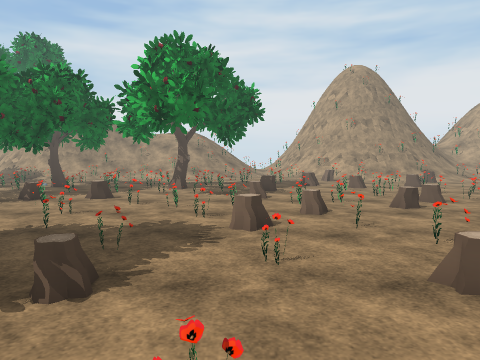
View 1 (above)

24 first-person views from a walk through a 3-D level made in the Unity game engine. The camera is 1.5 m above the floor, tilts 4° down and sees 70° across. The floor is counted in squares, 1 m on a side. Each view is taken from the middle of a square. On the plan, view 1 faces up. The plan holds only what a view shows up to about 16 squares ahead; the rest is blank. The place goes on beyond the plan. The player is left out. Some animated figures are not drawn. Some surface patterns are stand-ins.

View 2
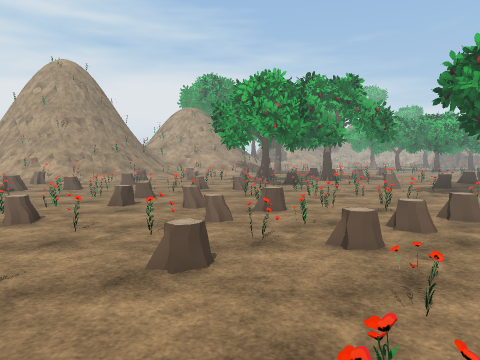

View 3
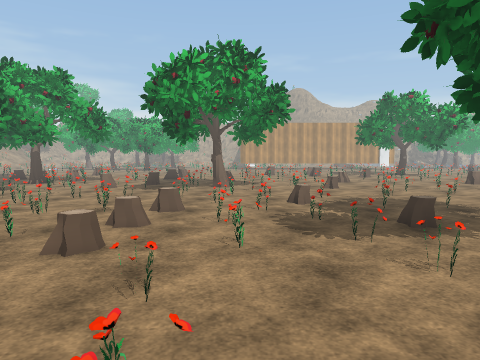

View 4
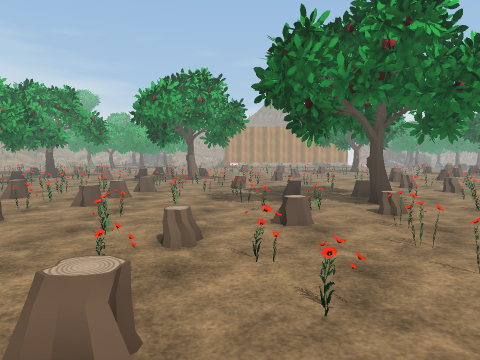

View 5
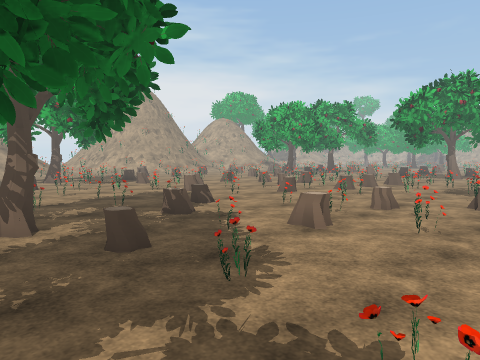

View 6
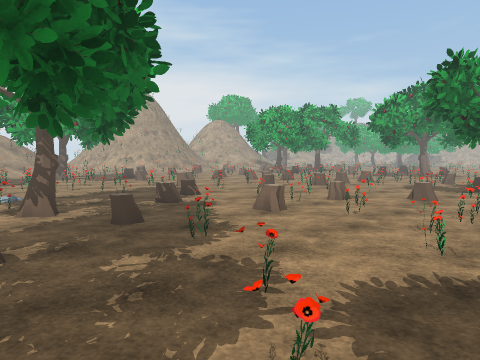

View 7
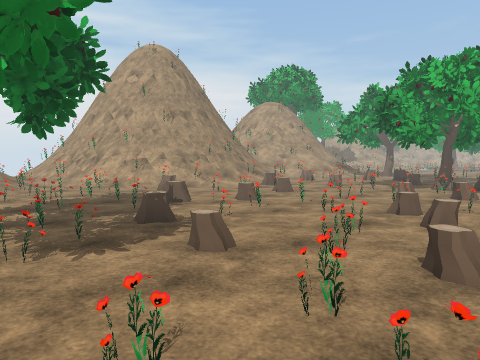

View 8
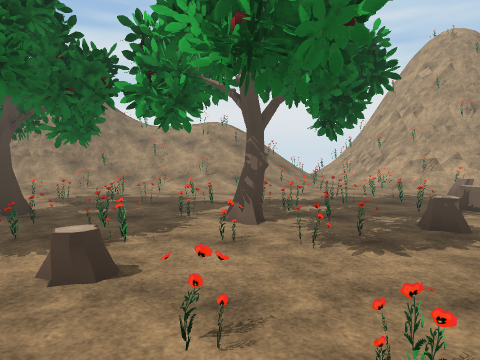

View 9
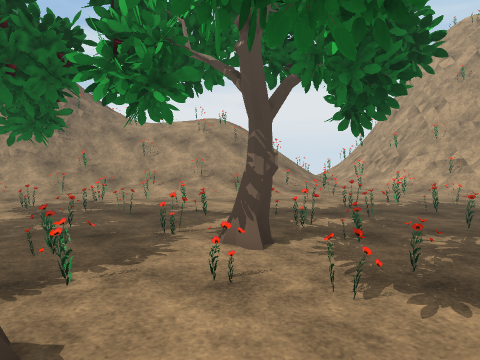

View 10
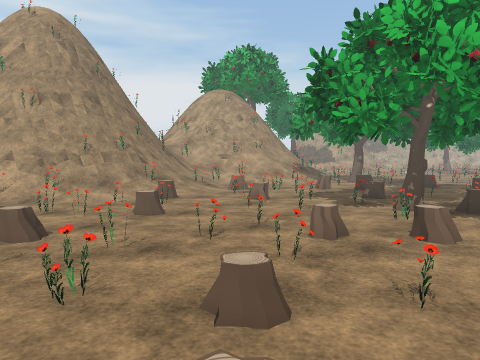

View 11
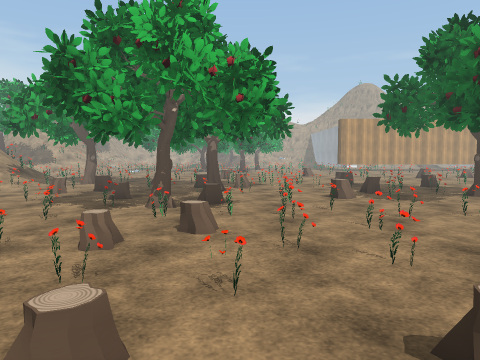

View 12
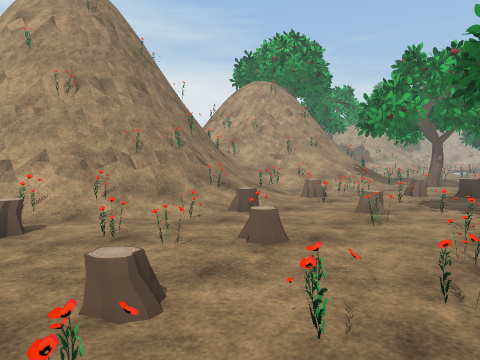

View 13
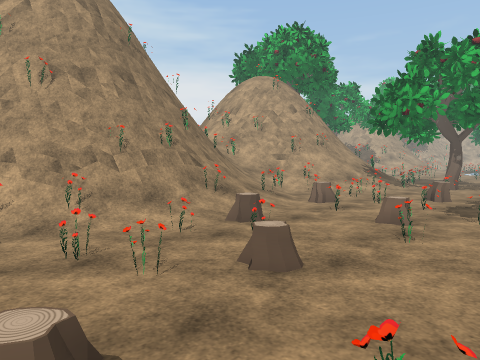

View 14
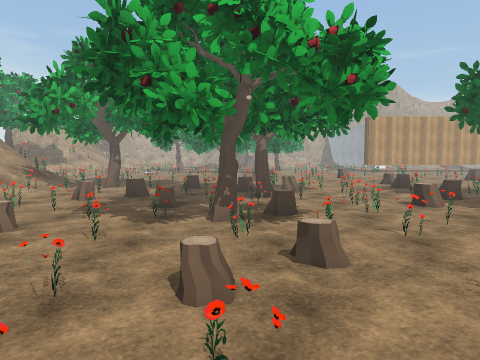

View 15
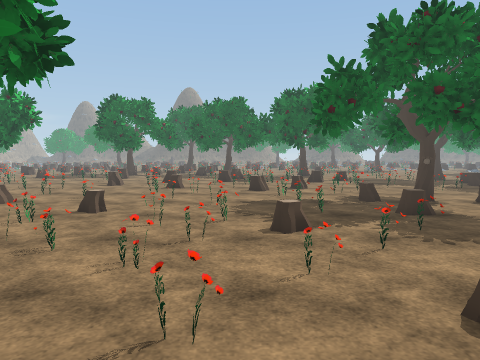

View 16
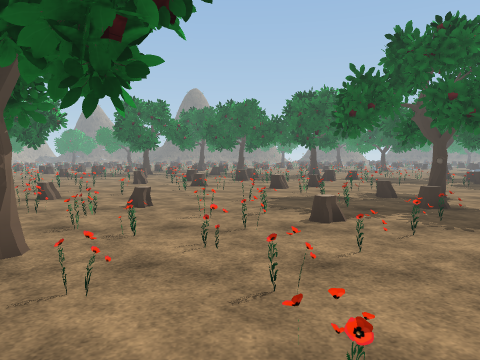

View 17
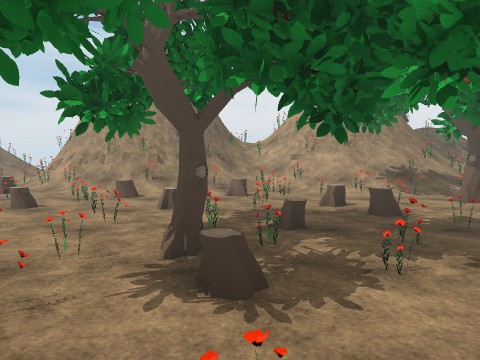

View 18
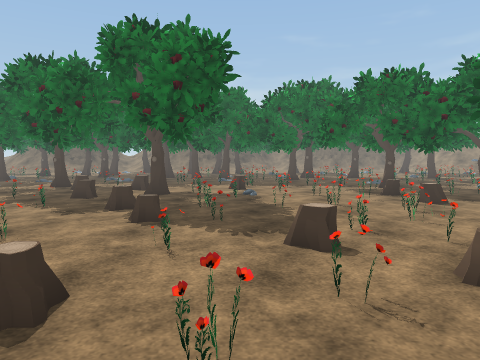

View 19
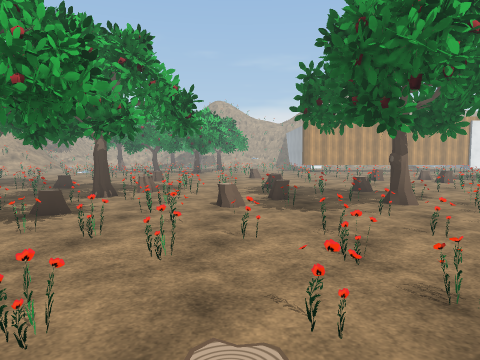

View 20
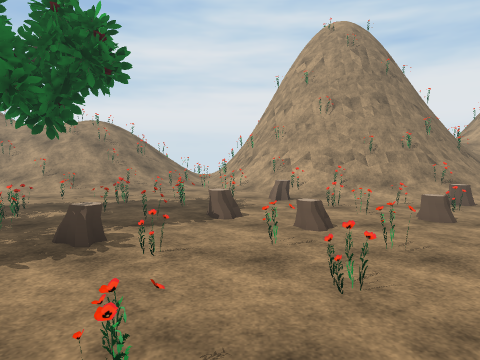

View 21
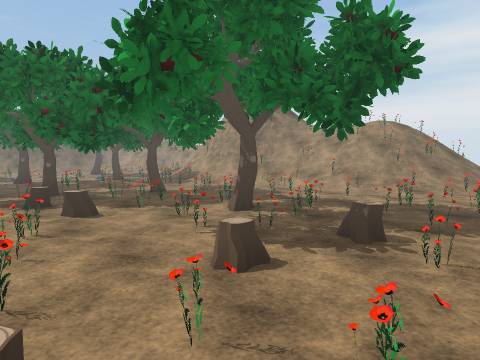

View 22
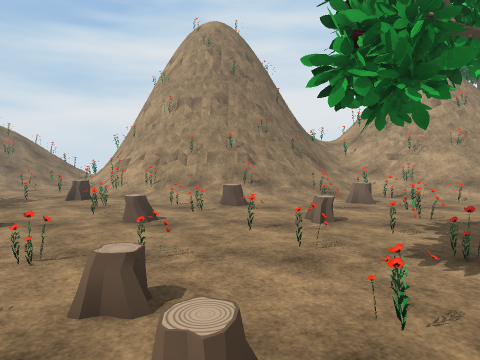

View 23
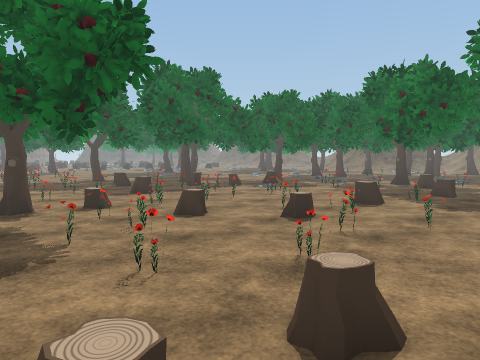

View 24
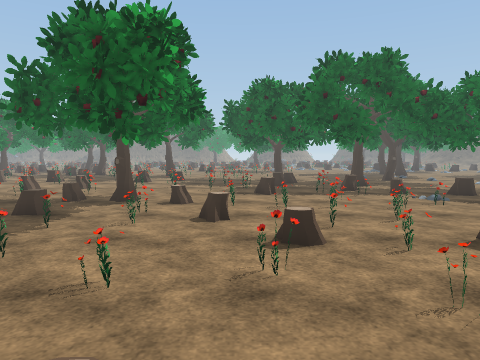

### Floor plan
Key: @ floor where view 1 was taken; # wall or solid block; x gap in a wall; . floor; / step, stairs or slope; = window, fence, low wall or low ledge; ^ raised ledge; T thing the floor can be seen under or through; O other object.
Columns run from 10 left of view 1 to 22 right of it. Each row starts with its distance up from view 1.
 25 #////////=/==.=###     #===/#####
 24 ==/=/=///=....=O=#######=///=^###
 23 =#=////=..==.==/==#####=//=///=/
 22 ===.=....==.....//==##//=/.=/////
 21  ....=..=...=.=OO.//////=.=./////
 20  =#=......=........=.O...O===.==/
 19    ==.=.=...=....=...O.==.=......
 18    #..=..#=..OO..=..=.......O.=..
 17  ###..=.=#..=.O...OO...O.==.O.=..
 16   ==..###=.....OO....=..=...OO.=
 15   ===....=.O..====....=..........
 14   #=.=.===...=...==.=.. ==O...#.O
 13    ........O...=....O.  T==.=. ..
 12  =.O.O....OO......=.O.=TT  T..O
 11  .....==....==..O....O# .O.==#..
 10 .=..=...=.=....O..=...==.. ##.OO
  9 ...=.==..=..O......==.#=#====#...
  8 ..=......=O.....O..=....======.=.
  7 ......=...O.==.......=.==.O.....
  6 OO..=...=....=.O.OO...=...OO..=..
  5 ......=...=........=........O.=.O
  4 ..=.. ..O....O.===.=.===..=.O...O
  3  .#...O........OOO...........=..
  2 OO....O...=....O.OOOO.==x..==..=
  1 OO..O......==.=......=.....#..OO
  0 ...OO.=..=@.=..==.===..===..#...
 -1 OO.....OO..O.......==..=#==....
 -2   ..=.....=...=.=.=..O........=.
 -3  .......=.=.OO=.......=.=..====..
 -4 ...=..........=#.OO.=.....O... ==
 -5 ...=..==.=.==..........=......=
 -6  .=...=.....=.O.#.O.=..=......O.
 -7 .  ......=........O.....==.==..=
 -8    OO..=.......  ...=........===.
 -9     ..O..=.O..=#..=.....===...=..
-10    ....O.....=..==...O..........=
-11    ..   ....=.. ...O.. ..O.... ..

Where each view was taken, in squares from view 1:
view 1: 0 up, 0 right, facing up
view 2: 0 up, 0 right, facing up-right
view 3: 0 up, 0 right, facing right
view 4: 2 down, 5 left, facing right
view 5: 5 down, 9 left, facing up-right
view 6: 7 down, 10 left, facing up-right
view 7: 8 up, 3 left, facing up-right
view 8: 8 up, 3 left, facing up
view 9: 10 up, 3 left, facing up
view 10: 9 up, 4 right, facing up-right
view 11: 10 up, 4 right, facing right
view 12: 13 up, 4 right, facing up-right
view 13: 14 up, 5 right, facing up-right
view 14: 12 up, 6 right, facing right
view 15: 5 up, 12 right, facing down
view 16: 6 up, 13 right, facing down
view 17: 7 up, 15 right, facing up
view 18: 6 up, 6 right, facing left
view 19: 6 up, 6 right, facing right
view 20: 9 up, 4 right, facing up
view 21: 9 up, 4 right, facing up-left
view 22: 9 up, 11 right, facing up
view 23: 4 up, 8 right, facing down-left
view 24: 5 up, 2 right, facing down
